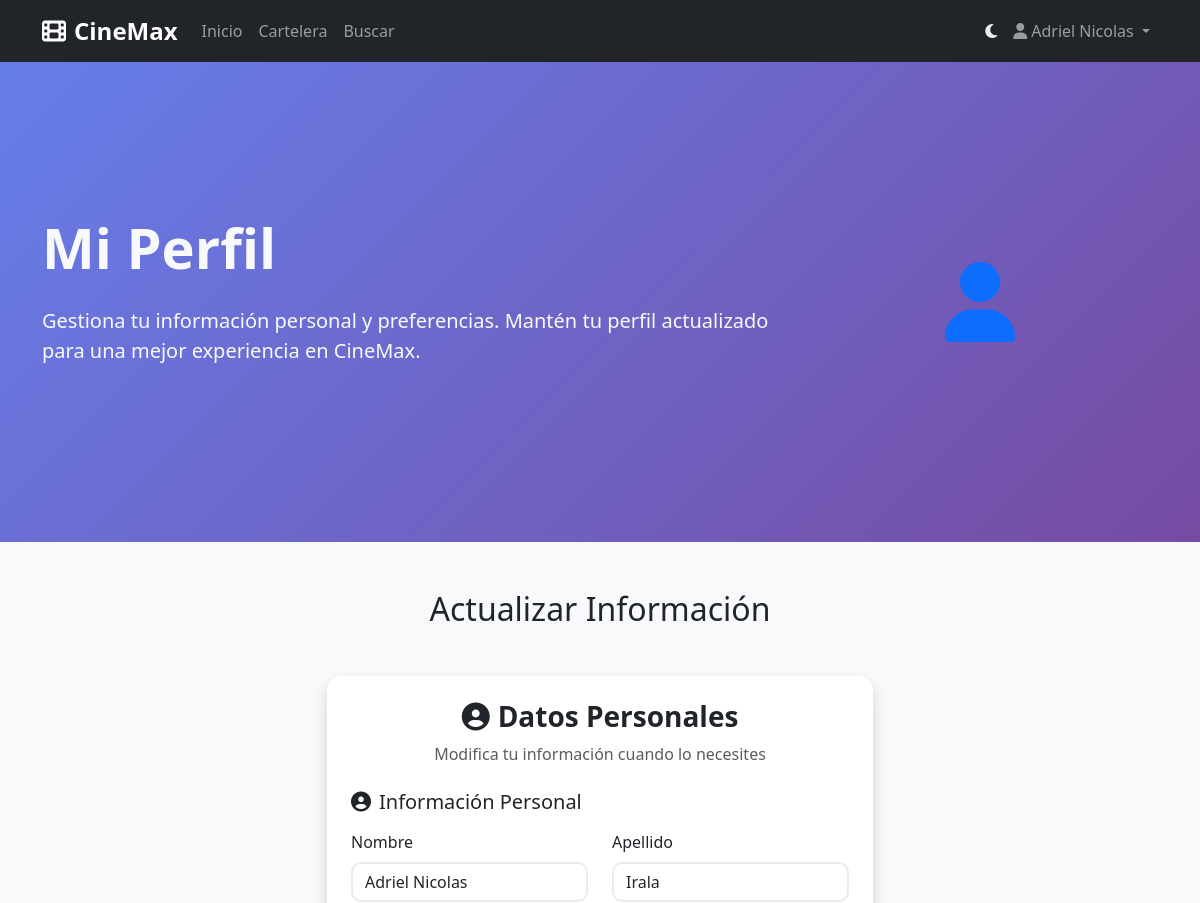
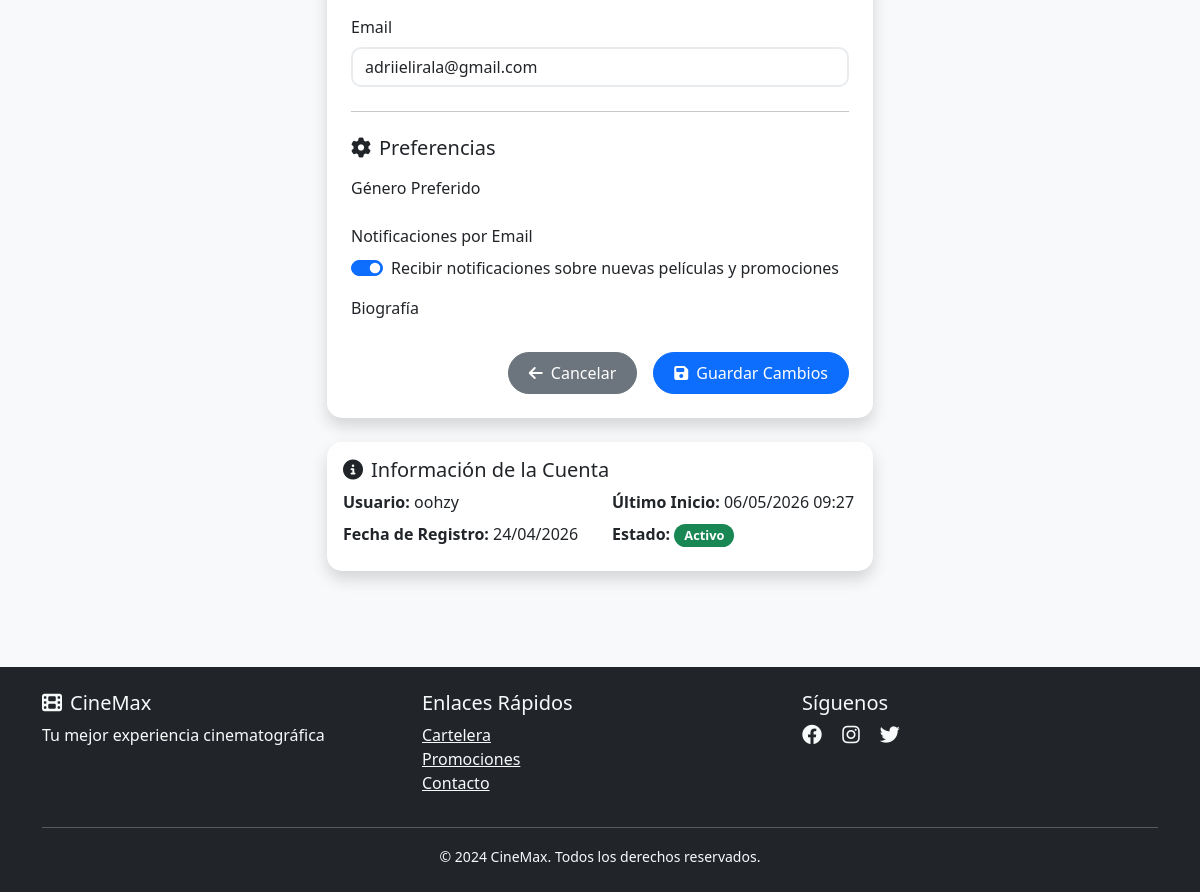
The app's page /usuarios/perfil/ (signed in) with its own data (2 pictures, top to bottom).
### usuarios/models.py (models this page shows, shortened)
class Usuario(AbstractUser):
    email = models.EmailField(unique=True)
    telefono = models.CharField(max_length=20, blank=True)
    fecha_nacimiento = models.DateField(null=True, blank=True)
    es_vip = models.BooleanField(default=False)
    puntos_fidelidad = models.IntegerField(default=0)
    fecha_registro = models.DateTimeField(auto_now_add=True)
    USERNAME_FIELD = 'email'
    REQUIRED_FIELDS = ['username', 'first_name', 'last_name']

class PerfilUsuario(models.Model):
    usuario = models.OneToOneField(Usuario, on_delete=models.CASCADE)
    preferencias_genero = models.ManyToManyField('peliculas.Genero', blank=True)
    notificaciones_email = models.BooleanField(default=True)
    notificaciones_sms = models.BooleanField(default=False)
    asientos_preferidos = models.CharField(max_length=50, blank=True,
                                          help_text="Ej: Centro, Pasillo, Preferente")

### usuarios/views.py (the view)
# urls.py: path('perfil/', views.perfil, name='perfil'),
@login_required
def perfil(request):
    perfil, created = PerfilUsuario.objects.get_or_create(usuario=request.user)
    if request.method == 'POST':
        user_form = UsuarioUpdateForm(request.POST, instance=request.user)
        perfil_form = PerfilUsuarioForm(request.POST, instance=perfil)
        if user_form.is_valid() and perfil_form.is_valid():
            user_form.save()
            perfil_form.save()
            messages.success(request, '¡Perfil actualizado exitosamente!')
            return redirect('usuarios:perfil')
    else:
        user_form = UsuarioUpdateForm(instance=request.user)
        perfil_form = PerfilUsuarioForm(instance=perfil)
    context = {
        'user_form': user_form,
        'perfil_form': perfil_form
    }
    return render(request, 'usuarios/perfil.html', context)

### usuarios/forms.py
class UsuarioUpdateForm(forms.ModelForm):
    class Meta:
        model = Usuario
        fields = ('first_name', 'last_name', 'email', 'telefono', 'fecha_nacimiento')
        widgets = {
            'fecha_nacimiento': forms.DateInput(attrs={'type': 'date'}),
        }

class PerfilUsuarioForm(forms.ModelForm):
    class Meta:
        model = PerfilUsuario
        fields = ('preferencias_genero', 'notificaciones_email', 'notificaciones_sms', 'asientos_preferidos')
        widgets = {
            'preferencias_genero': forms.CheckboxSelectMultiple(),
        }

### templates/usuarios/perfil.html (shortened to what this page needs)
{% extends 'base.html' %}
{% block content %}
<section class="hero-section bg-dark text-light py-5">
    <div class="container">
        <div class="row align-items-center">
            <div class="col-lg-8">
                <h1 class="display-4 fw-bold mb-4">Mi Perfil</h1>
                <p class="lead mb-4">Gestiona tu información personal y preferencias. Mantén tu perfil actualizado para una mejor experiencia en CineMax.</p>
            </div>
            <div class="col-lg-4">
                <div class="text-center">
                    <i class="fas fa-user display-1 text-primary"></i>
                </div>
            </div>
        </div>
    </div>
</section>
<section class="py-5">
    <div class="container">
        <div class="row mb-4">
            <div class="col-12">
                <h2 class="text-center mb-4">Actualizar Información</h2>
            </div>
        </div>
        <div class="row">
            <div class="col-md-8 col-lg-6 mx-auto">
                <div class="card shadow">
                    <div class="card-body p-4">
                        <div class="text-center mb-4">
                            <h3 class="fw-bold">
                                <i class="fas fa-user-circle me-2"></i>Datos Personales
                            </h3>
                            <p class="text-muted">Modifica tu información cuando lo necesites</p>
                        </div>
                    <form method="post">
                        <h5 class="mb-3"><i class="fas fa-user-circle me-2"></i>Información Personal</h5>
                        <div class="row">
                            <div class="col-md-6 mb-3">
                                <label for="{{ user_form.first_name.id_for_label }}" class="form-label">Nombre</label>
                                {{ user_form.first_name }}
                            </div>
                            <div class="col-md-6 mb-3">
                                <label for="{{ user_form.last_name.id_for_label }}" class="form-label">Apellido</label>
                                {{ user_form.last_name }}
                            </div>
                        </div>
                        <div class="mb-3">
                            <label for="{{ user_form.email.id_for_label }}" class="form-label">Email</label>
                            {{ user_form.email }}
                        </div>
                        <hr class="my-4">
                        <h5 class="mb-3"><i class="fas fa-cog me-2"></i>Preferencias</h5>
                        <div class="mb-3">
                            <label for="{{ perfil_form.genero_preferido.id_for_label }}" class="form-label">Género Preferido</label>
                        </div>
                        <div class="mb-3">
                            <label for="{{ perfil_form.notificaciones_email.id_for_label }}" class="form-label">Notificaciones por Email</label>
                            <div class="form-check form-switch">
                                {{ perfil_form.notificaciones_email }}
                                <label class="form-check-label" for="{{ perfil_form.notificaciones_email.id_for_label }}">
                                    Recibir notificaciones sobre nuevas películas y promociones
                                </label>
                            </div>
                        </div>
                        <div class="mb-3">
                            <label for="{{ perfil_form.biografia.id_for_label }}" class="form-label">Biografía</label>
                        </div>
                        <div class="d-grid gap-2 d-md-flex justify-content-md-end mt-4">
                            <a href="{% url 'index' %}" class="btn btn-secondary me-md-2">
                                <i class="fas fa-arrow-left me-2"></i>Cancelar
                            </a>
                            <button type="submit" class="btn btn-primary">
                                <i class="fas fa-save me-2"></i>Guardar Cambios
                            </button>
                        </div>
                    </form>
                </div>
            </div>
            <div class="card shadow mt-4">
                <div class="card-body">
                    <h5 class="card-title"><i class="fas fa-info-circle me-2"></i>Información de la Cuenta</h5>
                    <div class="row">
                        <div class="col-sm-6">
                            <p class="mb-2"><strong>Usuario:</strong> {{ user.username }}</p>
                            <p class="mb-2"><strong>Fecha de Registro:</strong> {{ user.date_joined|date:"d/m/Y" }}</p>
                        </div>
                        <div class="col-sm-6">
                            <p class="mb-2"><strong>Último Inicio:</strong> {{ user.last_login|date:"d/m/Y H:i" }}</p>
                            <p class="mb-2"><strong>Estado:</strong>
                                <span class="badge bg-success">Activo</span>
                            </p>
                        </div>
                    </div>
                </div>
            </div>
        </div>
    </div>
</div>
{% endblock %}

### templates/base.html (shortened to what this page needs)
<!DOCTYPE html>
<html lang="es">
<head>
    <link href="https://cdn.jsdelivr.net/npm/bootstrap@5.3.0/dist/css/bootstrap.min.css" rel="stylesheet">
    <link rel="stylesheet" href="https://cdnjs.cloudflare.com/ajax/libs/font-awesome/6.4.0/css/all.min.css">
    {% load static %}
    <link rel="stylesheet" href="{% static 'css/style.css' %}">
</head>
<body>
    <nav class="navbar navbar-expand-lg navbar-dark bg-dark">
        <div class="container">
            <a class="navbar-brand" href="{% url 'index' %}">
                <i class="fas fa-film me-2"></i>CineMax
            </a>
            <div class="collapse navbar-collapse" id="navbarNav">
                <ul class="navbar-nav me-auto">
                    <li class="nav-item">
                        <a class="nav-link" href="{% url 'index' %}">Inicio</a>
                    </li>
                    <li class="nav-item">
                        <a class="nav-link" href="{% url 'peliculas:cartelera' %}">Cartelera</a>
                    </li>
                    <li class="nav-item">
                        <a class="nav-link" href="{% url 'peliculas:buscar' %}">Buscar</a>
                    </li>
                </ul>
                <ul class="navbar-nav">
                    <li class="nav-item">
                        <button class="btn btn-link nav-link" id="darkModeToggle" title="Cambiar modo oscuro">
                            <i class="fas fa-moon" id="themeIcon"></i>
                        </button>
                    </li>
                    {% if user.is_authenticated %}
                        <li class="nav-item dropdown">
                            <a class="nav-link dropdown-toggle" href="#" role="button" data-bs-toggle="dropdown">
                                <i class="fas fa-user me-1"></i>{{ user.first_name }}
                            </a>
                        </li>
                    {% endif %}
                </ul>
            </div>
        </div>
    </nav>
    <main>
        {% block content %}{% endblock %}
    </main>
    <footer class="bg-dark text-light py-4 mt-5">
        <div class="container">
            <div class="row">
                <div class="col-md-4">
                    <h5><i class="fas fa-film me-2"></i>CineMax</h5>
                    <p>Tu mejor experiencia cinematográfica</p>
                </div>
                <div class="col-md-4">
                    <h5>Enlaces Rápidos</h5>
                    <ul class="list-unstyled">
                        <li><a href="{% url 'peliculas:cartelera' %}" class="text-light">Cartelera</a></li>
                        <li><a href="#" class="text-light">Promociones</a></li>
                        <li><a href="#" class="text-light">Contacto</a></li>
                    </ul>
                </div>
                <div class="col-md-4">
                    <h5>Síguenos</h5>
                    <div>
                        <a href="#" class="text-light me-3"><i class="fab fa-facebook fa-lg"></i></a>
                        <a href="#" class="text-light me-3"><i class="fab fa-instagram fa-lg"></i></a>
                        <a href="#" class="text-light me-3"><i class="fab fa-twitter fa-lg"></i></a>
                    </div>
                </div>
            </div>
            <hr class="bg-light">
            <div class="text-center">
                <small>&copy; 2024 CineMax. Todos los derechos reservados.</small>
            </div>
        </div>
    </footer>
</body>
</html>

### static/css/style.css (style rules this page uses)
body { font-family: 'Segoe UI', Tahoma, Geneva, Verdana, sans-serif; background-color: #f8f9fa; transition: background-color 0.3s ease, color 0.3s ease; }
#darkModeToggle { border: none; background: none; color: #e9ecef; transition: color 0.3s ease; }
* { transition: background-color 0.3s ease, color 0.3s ease, border-color 0.3s ease; }
.hero-section { background: linear-gradient(135deg, #667eea 0%, #764ba2 100%); min-height: 60vh; display: flex; align-items: center; }
.navbar-brand { font-weight: bold; font-size: 1.5rem; }
footer { margin-top: auto; }
.btn { border-radius: 25px; padding: 8px 20px; font-weight: 500; transition: all 0.3s ease; }
.card { border: none; border-radius: 15px; box-shadow: 0 4px 6px rgba(0, 0, 0, 0.1); transition: all 0.3s ease; }
.form-control { border-radius: 10px; border: 2px solid #e9ecef; transition: all 0.3s ease; }
.badge { font-size: 0.8em; padding: 5px 10px; border-radius: 15px; }

### templates/base.html (style rules this page uses)
body { opacity: 0; transition: opacity 0.1s ease-in-out; }
body.theme-loaded { opacity: 1; }

### records on screen
Usuario: first_name "Adriel Nicolas", last_name "Irala", email "adriielirala@gmail.com", username "oohzy", date_joined "24/04/2026", last_login "06/05/2026 09:27"
PerfilUsuario: notificaciones_email "☑"
